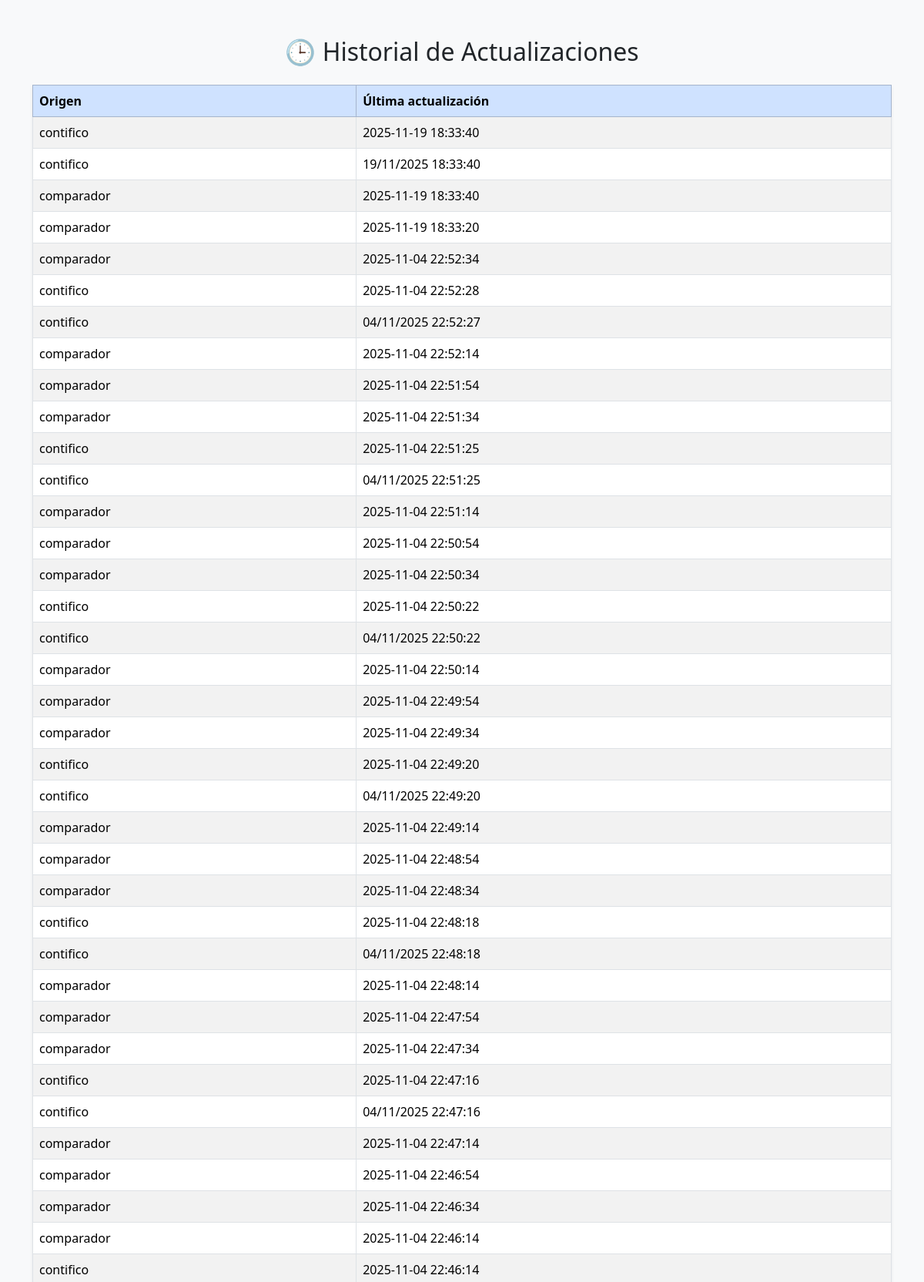
Page /actualizaciones (signed in, upper part) on the committed database.
### tables this page shows
CREATE TABLE actualizaciones (
        id INTEGER PRIMARY KEY AUTOINCREMENT,
        origen TEXT NOT NULL,
        ultima_actualizacion TEXT NOT NULL,
        creado_en TIMESTAMP DEFAULT CURRENT_TIMESTAMP
    );

### app.py (the view)
@app.route('/actualizaciones')
def ver_actualizaciones():
    con = sqlite3.connect(os.path.join(os.getcwd(), "database", "integrador.db"))
    cur = con.cursor()
    cur.execute("SELECT origen, ultima_actualizacion FROM actualizaciones ORDER BY id DESC LIMIT 50")
    data = cur.fetchall()
    con.close()
    return render_template("actualizaciones_dashboard.html", data=data)

### app.py (called while the page is built)
@app.before_request
def proteger_rutas():
    rutas_publicas = ["/login", "/logout", "/static", "/favicon.ico"]
    if any(request.path.startswith(r) for r in rutas_publicas):
        return None
    if session.get("user_id") and request.path == "/login":
        return redirect(url_for("rutas.home"))
    if not session.get("user_id"):
        return redirect(url_for("login"))

### templates/actualizaciones_dashboard.html (shortened to what this page needs)
<!doctype html>
<html lang="es">
<head>
  <link rel="stylesheet" href="https://cdn.jsdelivr.net/npm/bootstrap@5.3.3/dist/css/bootstrap.min.css">
</head>
<body class="bg-light">
  <div class="container py-5">
    <h2 class="text-center mb-4">🕒 Historial de Actualizaciones</h2>
    {% if data and data|length > 0 %}
    <table class="table table-bordered table-striped shadow-sm">
      <thead class="table-primary">
        <tr>
          <th>Origen</th>
          <th>Última actualización</th>
        </tr>
      </thead>
      <tbody>
        {% for row in data %}
        <tr>
          <td>{{ row[0] }}</td>
          <td>{{ row[1] }}</td>
        </tr>
        {% endfor %}
      </tbody>
    </table>
    {% else %}
    <div class="alert alert-warning text-center">⚠️ No existen registros de actualización todavía.</div>
    {% endif %}
  </div>
</body>
</html>

### rows in the picture
actualizaciones: origen "contifico", ultima_actualizacion "2025-11-19 18:33:40"
actualizaciones: origen "contifico", ultima_actualizacion "19/11/2025 18:33:40"
actualizaciones: origen "comparador", ultima_actualizacion "2025-11-19 18:33:40"
actualizaciones: origen "comparador", ultima_actualizacion "2025-11-19 18:33:20"
actualizaciones: origen "comparador", ultima_actualizacion "2025-11-04 22:52:34"
actualizaciones: origen "contifico", ultima_actualizacion "2025-11-04 22:52:28"
actualizaciones: origen "contifico", ultima_actualizacion "04/11/2025 22:52:27"
actualizaciones: origen "comparador", ultima_actualizacion "2025-11-04 22:52:14"
actualizaciones: origen "comparador", ultima_actualizacion "2025-11-04 22:51:54"
actualizaciones: origen "comparador", ultima_actualizacion "2025-11-04 22:51:34"
actualizaciones: origen "contifico", ultima_actualizacion "2025-11-04 22:51:25"
actualizaciones: origen "contifico", ultima_actualizacion "04/11/2025 22:51:25"
actualizaciones: origen "comparador", ultima_actualizacion "2025-11-04 22:51:14"
actualizaciones: origen "comparador", ultima_actualizacion "2025-11-04 22:50:54"
actualizaciones: origen "comparador", ultima_actualizacion "2025-11-04 22:50:34"
actualizaciones: origen "contifico", ultima_actualizacion "2025-11-04 22:50:22"
actualizaciones: origen "contifico", ultima_actualizacion "04/11/2025 22:50:22"
actualizaciones: origen "comparador", ultima_actualizacion "2025-11-04 22:50:14"
actualizaciones: origen "comparador", ultima_actualizacion "2025-11-04 22:49:54"
actualizaciones: origen "comparador", ultima_actualizacion "2025-11-04 22:49:34"
actualizaciones: origen "contifico", ultima_actualizacion "2025-11-04 22:49:20"
actualizaciones: origen "contifico", ultima_actualizacion "04/11/2025 22:49:20"
actualizaciones: origen "comparador", ultima_actualizacion "2025-11-04 22:49:14"
actualizaciones: origen "comparador", ultima_actualizacion "2025-11-04 22:48:54"
actualizaciones: origen "comparador", ultima_actualizacion "2025-11-04 22:48:34"
actualizaciones: origen "contifico", ultima_actualizacion "2025-11-04 22:48:18"
actualizaciones: origen "contifico", ultima_actualizacion "04/11/2025 22:48:18"
actualizaciones: origen "comparador", ultima_actualizacion "2025-11-04 22:48:14"
actualizaciones: origen "comparador", ultima_actualizacion "2025-11-04 22:47:54"
actualizaciones: origen "comparador", ultima_actualizacion "2025-11-04 22:47:34"
actualizaciones: origen "contifico", ultima_actualizacion "2025-11-04 22:47:16"
actualizaciones: origen "contifico", ultima_actualizacion "04/11/2025 22:47:16"
actualizaciones: origen "comparador", ultima_actualizacion "2025-11-04 22:47:14"
actualizaciones: origen "comparador", ultima_actualizacion "2025-11-04 22:46:54"
actualizaciones: origen "comparador", ultima_actualizacion "2025-11-04 22:46:34"
actualizaciones: origen "comparador", ultima_actualizacion "2025-11-04 22:46:14"
actualizaciones: origen "contifico", ultima_actualizacion "2025-11-04 22:46:14"
